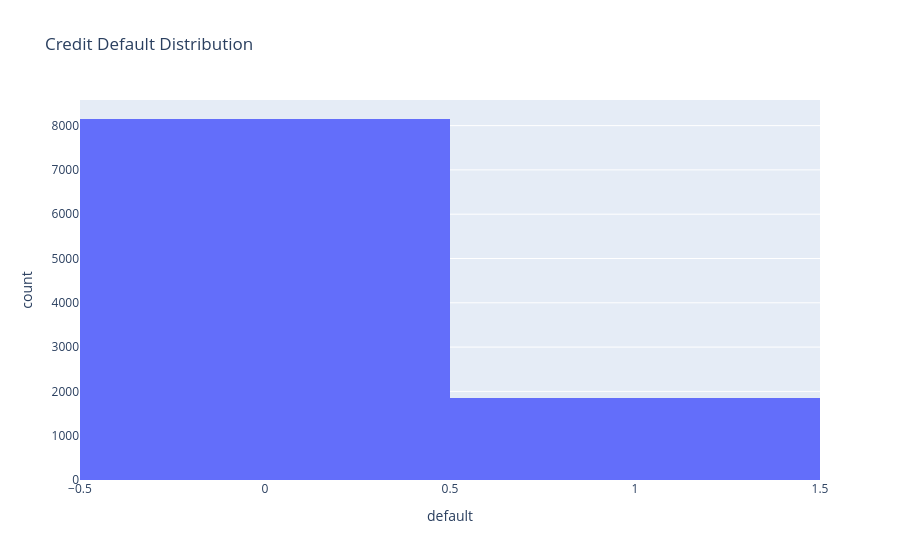

Here is the notebook cell this chart was saved with:
### Code cell
px.histogram(df, x="default", title="Credit Default Distribution")

### Figure 1 — Plotly figure (JSON) as saved in the notebook; plotly's stock layout.template omitted (floating-point values rounded to 4 significant figures; data arrays with more than 128 entries replaced by an {"elided": "..."} marker saying what was removed)
{"data": [{"bingroup": "x", "hovertemplate": "default=%{x}<br>count=%{y}<extra></extra>", "legendgroup": "", "marker": {"color": "#636efa", "pattern": {"shape": ""}}, "name": "", "orientation": "v", "showlegend": false, "type": "histogram", "x": {"elided": "10000 int values"}, "xaxis": "x", "yaxis": "y"}], "layout": {"barmode": "relative", "legend": {"tracegroupgap": 0}, "title": {"text": "Credit Default Distribution"}, "xaxis": {"anchor": "y", "domain": [0, 1], "title": {"text": "default"}}, "yaxis": {"anchor": "x", "domain": [0, 1], "title": {"text": "count"}}}}
